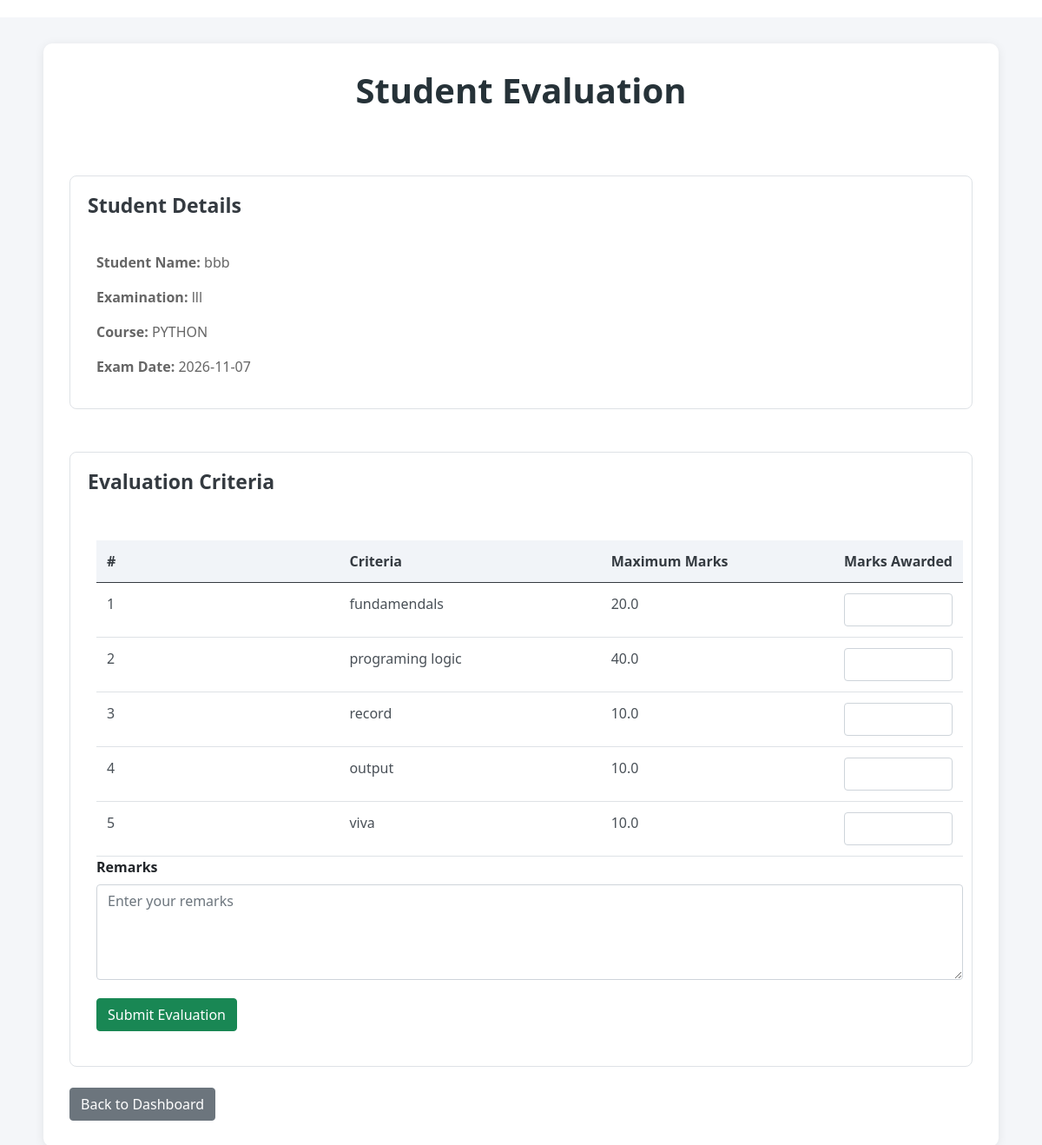
Screenshot of /evaluate/2 (signed in) with the database file from the repository.
### application/models.py (models this page shows, shortened)
class User(db.Model):
    __tablename__ = "users"
    id = db.Column(db.Integer, primary_key=True)
    username = db.Column(db.String(100), unique=True, nullable=False)
    password_hash = db.Column(db.String(255), nullable=False)
    full_name = db.Column(db.String(150), nullable=False)
    email = db.Column(db.String(150), unique=True, nullable=False)
    role = db.Column(db.String(20), nullable=False)
    status = db.Column(db.String(20), default="Active", nullable=False)
    department = db.Column(db.String(100))
    created_at = db.Column(db.DateTime, default=datetime.utcnow)

class Examination(db.Model):
    __tablename__ = "examinations"
    id = db.Column(db.Integer, primary_key=True)
    course_id = db.Column(
        db.Integer,
        db.ForeignKey("courses.id"),
        nullable=False
    )
    name = db.Column(db.String(150), nullable=False)
    exam_type = db.Column(db.String(50), nullable=False)
    duration_minutes = db.Column(db.Integer, nullable=False, default=30)
    maximum_marks = db.Column(db.Integer, nullable=False, default=100)
    student_capacity = db.Column(db.Integer, nullable=False, default=100)
    slot_creation_start = db.Column(db.DateTime, nullable=False)
    slot_creation_end = db.Column(db.DateTime, nullable=False)
    booking_start = db.Column(db.DateTime, nullable=False)
    booking_end = db.Column(db.DateTime, nullable=False)
    status = db.Column(db.String(30), default="Published", nullable=False)
    results_published = db.Column(db.Boolean, default=False, nullable=False)
    course = db.relationship(
        "Course",
        back_populates="examinations"
    )
    rubrics = db.relationship(
        "Rubric",
        back_populates="examination",
        cascade="all, delete-orphan"
    )
    slots = db.relationship(
        "ExaminationSlot",
        back_populates="examination",
        cascade="all, delete-orphan"
    )

class Course(db.Model):
    __tablename__ = "courses"
    id = db.Column(db.Integer, primary_key=True)
    code = db.Column(db.String(30), unique=True, nullable=False)
    name = db.Column(db.String(150), nullable=False)
    description = db.Column(db.Text)
    status = db.Column(db.String(20), default="Active", nullable=False)
    examinations = db.relationship(
        "Examination",
        back_populates="course"
    )

class ExaminationSlot(db.Model):
    __tablename__ = "examination_slots"
    id = db.Column(db.Integer, primary_key=True)
    examination_id = db.Column(
        db.Integer,
        db.ForeignKey("examinations.id"),
        nullable=False
    )
    examiner_id = db.Column(
        db.Integer,
        db.ForeignKey("users.id"),
        nullable=False
    )
    exam_date = db.Column(db.Date, nullable=False)
    start_time = db.Column(db.Time, nullable=False)
    end_time = db.Column(db.Time, nullable=False)
    capacity = db.Column(db.Integer, nullable=False, default=1)
    status = db.Column(db.String(20), default="Available", nullable=False)
    examination = db.relationship(
        "Examination",
        back_populates="slots"
    )
    examiner = db.relationship("User")
    bookings = db.relationship(
        "Booking",
        back_populates="slot",
        cascade="all, delete-orphan"
    )

class Rubric(db.Model):
    __tablename__ = "rubrics"
    id = db.Column(db.Integer, primary_key=True)
    examination_id = db.Column(
        db.Integer,
        db.ForeignKey("examinations.id"),
        nullable=False
    )
    criterion_name = db.Column(db.String(150), nullable=False)
    maximum_marks = db.Column(db.Float, nullable=False)
    description = db.Column(db.Text)
    examination = db.relationship(
        "Examination",
        back_populates="rubrics"
    )

### application/controllers.py (the view, shortened to what this page needs)
    @app.route(
        "/evaluate/<int:booking_id>",
        methods=["GET", "POST"]
    )
    @role_required("examiner")
    def evaluate_student(booking_id):
        booking = Booking.query.filter_by(
            id=booking_id,
            status="Booked"
        ).first_or_404()
        if booking.slot.examiner_id != session["user_id"]:
            return redirect(url_for("examiner_dashboard"))
        examination = booking.slot.examination
        return render_template(
            "examiner_evaluation.html",
            booking=booking,
            rubrics=examination.rubrics
        )

### templates/examiner_evaluation.html (shortened to what this page needs)
<!DOCTYPE html>
<html lang="en">
<head>
    <link rel="stylesheet" href="/static/style.css">
    <link href="https://cdn.jsdelivr.net/npm/bootstrap@5.0.2/dist/css/bootstrap.min.css"
        rel="stylesheet">
</head>
<body>
    <div id="c">
        <div id="dashb">
            <h1>Student Evaluation</h1>
            <br>
            <div id="gui_d">
                <h2>Student Details</h2>
                <br>
                <div id="gui_d1">
                    <p><strong>Student Name:</strong>
                        {{ booking.student.full_name }}
                    </p>
                    <p><strong>Examination:</strong>
                        {{ booking.slot.examination.name }}
                    </p>
                    <p><strong>Course:</strong>
                        {{ booking.slot.examination.course.name }}
                    </p>
                    <p><strong>Exam Date:</strong>
                        {{ booking.slot.exam_date }}
                    </p>
                </div>
            </div>
            <br>
            <div id="gui_d">
                <h2>Evaluation Criteria</h2>
                <br>
                <div id="gui_d1">
                    <form method="POST">
                        <table class="table">
                            <thead>
                                <tr>
                                    <th>#</th>
                                    <th>Criteria</th>
                                    <th>Maximum Marks</th>
                                    <th>Marks Awarded</th>
                                </tr>
                            </thead>
                            <tbody>
                                {% for rubric in rubrics %}
                                <tr>
                                    <td>{{ loop.index }}</td>
                                    <td>{{ rubric.criterion_name }}</td>
                                    <td>{{ rubric.maximum_marks }}</td>
                                    <td>
                                        <input type="number"
                                            class="form-control"
                                            name="marks_{{ rubric.id }}"
                                            min="0"
                                            max="{{ rubric.maximum_marks }}"
                                            step="0.01"
                                            required>
                                    </td>
                                </tr>
                                {% else %}
                                <tr>
                                    <td colspan="4" class="text-center">
                                        No evaluation criteria available.
                                    </td>
                                </tr>
                                {% endfor %}
                            </tbody>
                        </table>
                        <div class="mb-3">
                            <label class="form-label">
                                Remarks
                            </label>
                            <textarea class="form-control"
                                name="remarks"
                                rows="4"
                                placeholder="Enter your remarks"></textarea>
                        </div>
                        <button type="submit"
                            class="btn btn-success">
                            Submit Evaluation
                        </button>
                    </form>
                </div>
            </div>
            <br>
            <a href="{{ url_for('examiner_dashboard') }}"
                class="btn btn-secondary">
                Back to Dashboard
            </a>
        </div>
    </div>
</body>
</html>

### static/style.css (style rules this page uses)
* { margin: 0px; box-sizing: border-box; }
body { font-family: Arial, sans-serif; background-color: #f5f5f5; }
#dashb { padding: 10px; }
#gui_d1 { margin-left: 10px; margin-right: 10px; }
#c { width: 95%; margin: 20px auto; min-height: 90vh; }
#dashb { padding: 20px; background-color: white; border-radius: 10px; box-shadow: 0px 2px 10px rgba(0, 0, 0, 0.08); }
#dashb h1 { margin-bottom: 10px; color: #222; }
#dashb p { color: #666; }
form { margin-bottom: 20px; }
.form-label { font-weight: 600; }
.form-control, .form-select { border-radius: 5px; padding: 9px; }
.btn { border-radius: 5px; }
.btn-success { margin-top: 5px; }
.table { margin-top: 15px; background-color: white; vertical-align: middle; }
.table th { font-weight: bold; white-space: nowrap; }
.table td { padding: 12px; }
#c { width: 100%; min-height: 100vh; padding: 30px; background-color: #f4f6f9; }
#dashb { max-width: 1100px; margin: auto; padding: 30px; background-color: white; border-radius: 10px; box-shadow: 0 2px 12px rgba(0, 0, 0, 0.08); }
#dashb h1 { text-align: center; color: #263238; font-weight: bold; margin-bottom: 25px; }
#gui_d { margin-top: 25px; padding: 20px; background-color: #ffffff; border: 1px solid #dee2e6; border-radius: 8px; }
#gui_d h2 { color: #343a40; font-size: 23px; font-weight: 600; margin-bottom: 15px; }
#gui_d1 { width: 100%; overflow-x: auto; }
#gui_d1 table { width: 100%; margin-bottom: 0; }
#gui_d1 table th { width: 35%; background-color: #f1f4f8; color: #343a40; padding: 12px; }
#gui_d1 table td { padding: 12px; color: #495057; }

### rows the page displays
User: student.full_name "bbb"
Examination: slot.examination.name "lll"
Course: slot.examination.course.name "PYTHON"
ExaminationSlot: slot.exam_date "2026-11-07"
Rubric: criterion_name "fundamendals", maximum_marks "20.0"
Rubric: criterion_name "programing logic", maximum_marks "40.0"
Rubric: criterion_name "record", maximum_marks "10.0"
Rubric: criterion_name "output", maximum_marks "10.0"
Rubric: criterion_name "viva", maximum_marks "10.0"
